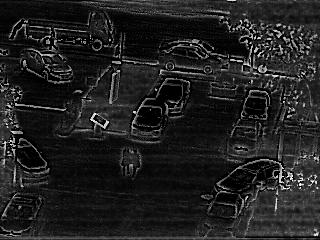
%> input picture JLusb/Matlab/a.jpg, 320 x 240 px
$ octave test.m   (GNU Octave 9; MATLAB toolbox functions it lacks are replaced by stand-ins)
%> lines starting %> are read from the running program, lines starting %| are printed output that depends on the picture
### JLusb/Matlab/histgram.m
function Ohist = histgram(InImage)
%HISTGRAM Summary of this function goes here
%   Detailed explanation goes here
[width,height] = size(InImage);
Ohist = zeros(1,256);
for i = 1:width
    for j=1:height
        Ohist(1,InImage(i,j)+1) = Ohist(1,InImage(i,j)+1) + 1;
    end
end
end

### JLusb/Matlab/test.m

close all;
clear all;

A = imread('a.jpg');
%> A is the input picture: size 240x320 uint8; min 0, max 255, mean 33.3
O = imread('o.jpg');
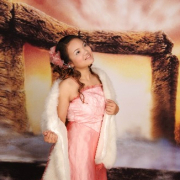
%> input picture JLusb/Matlab/o.jpg, 180 x 180 px
%> O is the input picture: size 180x180x3 uint8; mean R, G, B 168.6, 129.1, 112.1

figure, imshow(A,[]);

hist = zeros(1,256);
B = zeros(240,320,3);
for i=1:240
    for j=1:320
        hist(1,A(i,j)+1) = hist(1,A(i,j)+1) + 1;
        B(i,j,1) = A(i,j);B(i,j,2) = A(i,j);B(i,j,3) = A(i,j);
    end
end
%> after the loop, hist = 256 values, max 5725 at index 1, min 0 at index 239, mean 300
ohist = histgram(A);
%> after the loop in histgram, `for i = 1:width`: Ohist has the same summary as hist outside histgram
%> ohist has the same summary as hist
figure, bar(ohist);
%> after `bar(ohist)`:
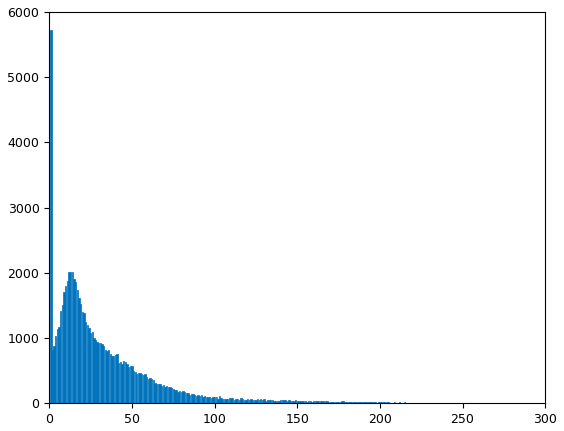
%> figure redrawn from the program's plot data; tallest bar 5725 high, from x = 0.6 to 1.4
